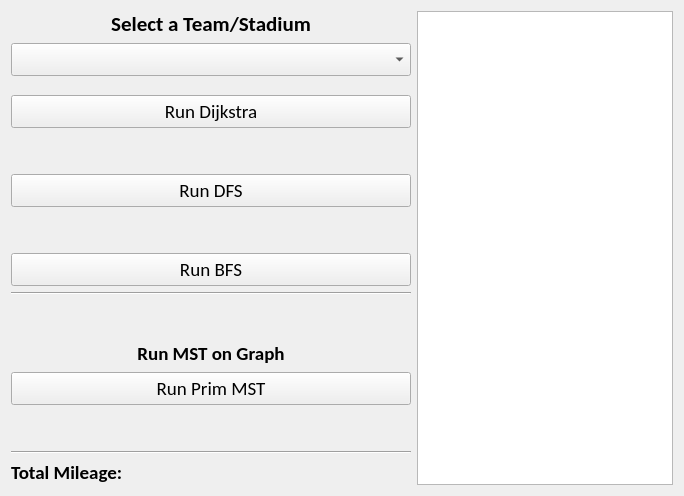
            <widget class="QWidget" name="AlgorithmTab">
             <attribute name="title">
              <string>Algorithm Test</string>
             </attribute>
             <layout class="QHBoxLayout" name="horizontalLayout_7">
              <item>
               <layout class="QHBoxLayout" name="horizontalLayout_6">
                <item>
                 <layout class="QVBoxLayout" name="verticalLayout_3">
                  <item>
                   <widget class="QLabel" name="SELECTTEAM">
                    <property name="sizePolicy">
                     <sizepolicy hsizetype="Maximum" vsizetype="Preferred">
                      <horstretch>0</horstretch>
                      <verstretch>0</verstretch>
                     </sizepolicy>
                    </property>
                    <property name="maximumSize">
                     <size>
                      <width>400</width>
                      <height>16777208</height>
                     </size>
                    </property>
                    <property name="font">
                     <font>
                      <family>Calibri</family>
                      <pointsize>16</pointsize>
                      <weight>75</weight>
                      <bold>true</bold>
                     </font>
                    </property>
                    <property name="text">
                     <string>Select a Team/Stadium</string>
                    </property>
                    <property name="alignment">
                     <set>Qt::AlignCenter</set>
                    </property>
                   </widget>
                  </item>
                  <item>
                   <widget class="QComboBox" name="CustomSelect">
                    <property name="sizePolicy">
                     <sizepolicy hsizetype="Maximum" vsizetype="Fixed">
                      <horstretch>0</horstretch>
                      <verstretch>0</verstretch>
                     </sizepolicy>
                    </property>
                    <property name="maximumSize">
                     <size>
                      <width>400</width>
                      <height>16777208</height>
                     </size>
                    </property>
                    <property name="font">
                     <font>
                      <family>Calibri</family>
                      <pointsize>14</pointsize>
                     </font>
                    </property>
                    <property name="sizeAdjustPolicy">
                     <enum>QComboBox::AdjustToMinimumContentsLength</enum>
                    </property>
                    <property name="minimumContentsLength">
                     <number>500</number>
                    </property>
                    <property name="frame">
                     <bool>true</bool>
                    </property>
                    <property name="modelColumn">
                     <number>0</number>
                    </property>
                   </widget>
                  </item>
                  <item>
                   <spacer name="verticalSpacer_2">
                    <property name="orientation">
                     <enum>Qt::Vertical</enum>
                    </property>
                    <property name="sizeType">
                     <enum>QSizePolicy::Maximum</enum>
                    </property>
                    <property name="sizeHint" stdset="0">
                     <size>
                      <width>0</width>
                      <height>13</height>
                     </size>
                    </property>
                   </spacer>
                  </item>
                  <item>
                   <widget class="QPushButton" name="CustomDijkstra">
                    <property name="sizePolicy">
                     <sizepolicy hsizetype="Maximum" vsizetype="Fixed">
                      <horstretch>0</horstretch>
                      <verstretch>0</verstretch>
                     </sizepolicy>
                    </property>
                    <property name="maximumSize">
                     <size>
                      <width>400</width>
                      <height>16777208</height>
                     </size>
                    </property>
                    <property name="font">
                     <font>
                      <family>Calibri</family>
                      <pointsize>14</pointsize>
                     </font>
                    </property>
                    <property name="text">
                     <string>Run Dijkstra</string>
                    </property>
                   </widget>
                  </item>
                  <item>
                   <spacer name="verticalSpacer_4">
                    <property name="orientation">
                     <enum>Qt::Vertical</enum>
                    </property>
                    <property name="sizeType">
                     <enum>QSizePolicy::Maximum</enum>
                    </property>
                    <property name="sizeHint" stdset="0">
                     <size>
                      <width>0</width>
                      <height>40</height>
                     </size>
                    </property>
                   </spacer>
                  </item>
                  <item>
                   <widget class="QPushButton" name="CustomDFS">
                    <property name="sizePolicy">
                     <sizepolicy hsizetype="Maximum" vsizetype="Fixed">
                      <horstretch>0</horstretch>
                      <verstretch>0</verstretch>
                     </sizepolicy>
                    </property>
                    <property name="maximumSize">
                     <size>
                      <width>400</width>
                      <height>16777208</height>
                     </size>
                    </property>
                    <property name="font">
                     <font>
                      <family>Calibri</family>
                      <pointsize>14</pointsize>
                     </font>
                    </property>
                    <property name="text">
                     <string>Run DFS</string>
                    </property>
                   </widget>
                  </item>
                  <item>
                   <spacer name="verticalSpacer_6">
                    <property name="orientation">
                     <enum>Qt::Vertical</enum>
                    </property>
                    <property name="sizeType">
                     <enum>QSizePolicy::Maximum</enum>
                    </property>
                    <property name="sizeHint" stdset="0">
                     <size>
                      <width>0</width>
                      <height>40</height>
                     </size>
                    </property>
                   </spacer>
                  </item>
                  <item>
                   <widget class="QPushButton" name="CustomBFS">
                    <property name="sizePolicy">
                     <sizepolicy hsizetype="Maximum" vsizetype="Fixed">
                      <horstretch>0</horstretch>
                      <verstretch>0</verstretch>
                     </sizepolicy>
                    </property>
                    <property name="maximumSize">
                     <size>
                      <width>400</width>
                      <height>16777208</height>
                     </size>
                    </property>
                    <property name="font">
                     <font>
                      <family>Calibri</family>
                      <pointsize>14</pointsize>
                     </font>
                    </property>
                    <property name="text">
                     <string>Run BFS</string>
                    </property>
                   </widget>
                  </item>
                  <item>
                   <widget class="Line" name="line">
                    <property name="orientation">
                     <enum>Qt::Horizontal</enum>
                    </property>
                   </widget>
                  </item>
                  <item>
                   <spacer name="verticalSpacer_5">
                    <property name="orientation">
                     <enum>Qt::Vertical</enum>
                    </property>
                    <property name="sizeHint" stdset="0">
                     <size>
                      <width>20</width>
                      <height>40</height>
                     </size>
                    </property>
                   </spacer>
                  </item>
                  <item>
                   <widget class="QLabel" name="label_3">
                    <property name="font">
                     <font>
                      <family>Calibri</family>
                      <pointsize>14</pointsize>
                      <weight>75</weight>
                      <bold>true</bold>
                     </font>
                    </property>
                    <property name="text">
                     <string>Run MST on Graph</string>
                    </property>
                    <property name="alignment">
                     <set>Qt::AlignCenter</set>
                    </property>
                   </widget>
                  </item>
                  <item>
                   <widget class="QPushButton" name="CustomMST">
                    <property name="sizePolicy">
                     <sizepolicy hsizetype="Maximum" vsizetype="Fixed">
                      <horstretch>0</horstretch>
                      <verstretch>0</verstretch>
                     </sizepolicy>
                    </property>
                    <property name="maximumSize">
                     <size>
                      <width>400</width>
                      <height>16777208</height>
                     </size>
                    </property>
                    <property name="font">
                     <font>
                      <family>Calibri</family>
                      <pointsize>14</pointsize>
                     </font>
                    </property>
                    <property name="text">
                     <string>Run Prim MST</string>
                    </property>
                   </widget>
                  </item>
                  <item>
                   <spacer name="verticalSpacer_3">
                    <property name="orientation">
                     <enum>Qt::Vertical</enum>
                    </property>
                    <property name="sizeHint" stdset="0">
                     <size>
                      <width>0</width>
                      <height>40</height>
                     </size>
                    </property>
                   </spacer>
                  </item>
                  <item>
                   <widget class="Line" name="line_2">
                    <property name="orientation">
                     <enum>Qt::Horizontal</enum>
                    </property>
                   </widget>
                  </item>
                  <item>
                   <widget class="QLabel" name="CustomTotal">
                    <property name="sizePolicy">
                     <sizepolicy hsizetype="Maximum" vsizetype="Preferred">
                      <horstretch>0</horstretch>
                      <verstretch>0</verstretch>
                     </sizepolicy>
                    </property>
                    <property name="maximumSize">
                     <size>
                      <width>400</width>
                      <height>16777208</height>
                     </size>
                    </property>
                    <property name="font">
                     <font>
                      <family>Calibri</family>
                      <pointsize>14</pointsize>
                      <weight>75</weight>
                      <bold>true</bold>
                     </font>
                    </property>
                    <property name="text">
                     <string>Total Mileage: </string>
                    </property>
                   </widget>
                  </item>
                 </layout>
                </item>
                <item>
                 <widget class="QTableWidget" name="CustomTable">
                  <property name="font">
                   <font>
                    <family>Calibri</family>
                    <pointsize>12</pointsize>
                   </font>
                  </property>
                 </widget>
                </item>
               </layout>
              </item>
             </layout>
            </widget>
